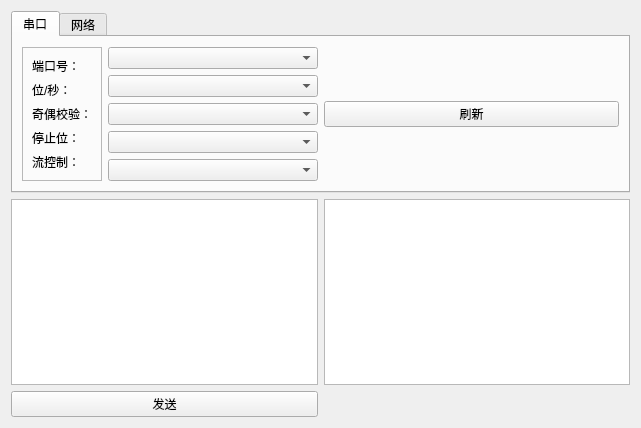
<?xml version="1.0" encoding="UTF-8"?>
<ui version="4.0">
 <class>WidgetCOM</class>
 <widget class="QWidget" name="WidgetCOM">
  <property name="geometry">
   <rect>
    <x>0</x>
    <y>0</y>
    <width>641</width>
    <height>428</height>
   </rect>
  </property>
  <property name="windowTitle">
   <string>Form</string>
  </property>
  <layout class="QGridLayout" name="gridLayout_4">
   <item row="0" column="0" colspan="2">
    <widget class="QTabWidget" name="tabWidget">
     <property name="currentIndex">
      <number>0</number>
     </property>
     <widget class="QWidget" name="tab">
      <attribute name="title">
       <string>串口</string>
      </attribute>
      <layout class="QGridLayout" name="gridLayout_3">
       <item row="0" column="0">
        <layout class="QGridLayout" name="gridLayout">
         <item row="0" column="0">
          <widget class="QFrame" name="frame">
           <property name="sizePolicy">
            <sizepolicy hsizetype="Fixed" vsizetype="Preferred">
             <horstretch>0</horstretch>
             <verstretch>0</verstretch>
            </sizepolicy>
           </property>
           <property name="frameShape">
            <enum>QFrame::StyledPanel</enum>
           </property>
           <property name="frameShadow">
            <enum>QFrame::Raised</enum>
           </property>
           <layout class="QGridLayout" name="gridLayout_2">
            <item row="0" column="0">
             <widget class="QLabel" name="label">
              <property name="text">
               <string>端口号：</string>
              </property>
             </widget>
            </item>
            <item row="1" column="0">
             <widget class="QLabel" name="label_2">
              <property name="text">
               <string>位/秒：</string>
              </property>
             </widget>
            </item>
            <item row="2" column="0">
             <widget class="QLabel" name="label_3">
              <property name="text">
               <string>奇偶校验：</string>
              </property>
             </widget>
            </item>
            <item row="3" column="0">
             <widget class="QLabel" name="label_4">
              <property name="text">
               <string>停止位：</string>
              </property>
             </widget>
            </item>
            <item row="4" column="0">
             <widget class="QLabel" name="label_5">
              <property name="text">
               <string>流控制：</string>
              </property>
             </widget>
            </item>
           </layout>
          </widget>
         </item>
         <item row="0" column="1">
          <layout class="QVBoxLayout" name="verticalLayout_2">
           <item>
            <widget class="QComboBox" name="comboBox"/>
           </item>
           <item>
            <widget class="QComboBox" name="comboBox_2"/>
           </item>
           <item>
            <widget class="QComboBox" name="comboBox_3"/>
           </item>
           <item>
            <widget class="QComboBox" name="comboBox_4"/>
           </item>
           <item>
            <widget class="QComboBox" name="comboBox_5"/>
           </item>
          </layout>
         </item>
        </layout>
       </item>
       <item row="0" column="1">
        <widget class="QPushButton" name="pushButton">
         <property name="text">
          <string>刷新</string>
         </property>
        </widget>
       </item>
      </layout>
     </widget>
     <widget class="QWidget" name="tab_2">
      <attribute name="title">
       <string>网络</string>
      </attribute>
     </widget>
    </widget>
   </item>
   <item row="1" column="0">
    <widget class="QPlainTextEdit" name="plainTextEdit"/>
   </item>
   <item row="1" column="1">
    <widget class="QPlainTextEdit" name="plainTextEdit_2"/>
   </item>
   <item row="2" column="0">
    <widget class="QPushButton" name="pushButton_2">
     <property name="text">
      <string>发送</string>
     </property>
    </widget>
   </item>
  </layout>
 </widget>
 <resources/>
 <connections/>
</ui>
